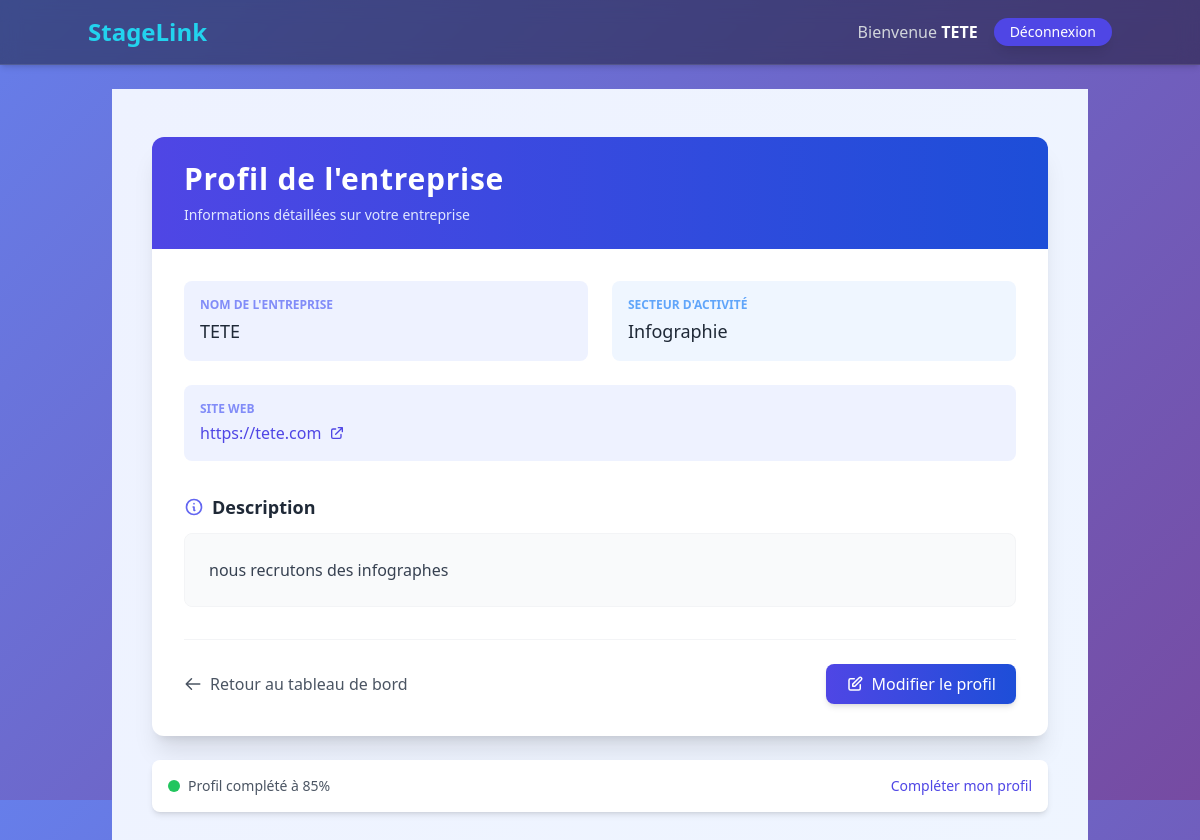
The page /entreprise/profil/ (signed in) on the database its author committed.
### accounts/models.py (models this page shows, shortened)
class CustomUser(AbstractBaseUser, PermissionsMixin):
    email = models.EmailField(unique=True)
    username = models.CharField(max_length=255, unique=True)
    user_type = models.CharField(
        max_length=20,
        choices=[('etudiant', 'Étudiant'), ('entreprise', 'Entreprise')],
        default='etudiant'
    )
    is_active = models.BooleanField(default=True)
    is_staff = models.BooleanField(default=False)
    objects = CustomUserManager()
    USERNAME_FIELD = 'email'
    REQUIRED_FIELDS = ['username']

### entreprises/models.py (models this page shows, shortened)
class Entreprise(models.Model):
    user = models.OneToOneField(CustomUser, on_delete=models.CASCADE)
    nom_entreprise = models.CharField(max_length=255)
    secteur_activite = models.CharField(max_length=255)
    site_web = models.URLField(blank=True)
    description = models.TextField(blank=True)

### entreprises/views.py (the view)
# urls.py: path('profil/', views.voir_profil_entreprise, name='profil_entreprise'),
@login_required
def voir_profil_entreprise(request):
    entreprise = get_object_or_404(Entreprise, user=request.user)
    return render(request, 'entreprises/voir_profil_entreprise.html', {'entreprise': entreprise})

### entreprises/templates/entreprises/voir_profil_entreprise.html (shortened to what this page needs)
{% extends 'base.html' %}
{% block content %}
<div class="min-h-screen bg-gradient-to-br from-indigo-50 to-blue-50 py-12">
  <div class="max-w-4xl mx-auto">
    <div class="bg-white rounded-xl shadow-xl overflow-hidden transition-all duration-300 hover:shadow-2xl">
      <div class="bg-gradient-to-r from-indigo-600 to-blue-700 px-8 py-6">
        <h2 class="text-3xl font-bold text-white mb-2 tracking-wide">Profil de l'entreprise</h2>
        <p class="text-indigo-100 text-sm">Informations détaillées sur votre entreprise</p>
      </div>
      <div class="p-8">
        <div class="grid grid-cols-1 md:grid-cols-4 gap-6 mb-8">
          <div class="col-span-2 bg-indigo-50 rounded-lg p-4 transform transition hover:scale-102 duration-200">
            <p class="text-xs uppercase text-indigo-400 font-semibold mb-1">Nom de l'entreprise</p>
            <p class="text-lg font-medium text-gray-800">{{ entreprise.nom_entreprise }}</p>
          </div>
          <div class="col-span-2 bg-blue-50 rounded-lg p-4 transform transition hover:scale-102 duration-200">
            <p class="text-xs uppercase text-blue-400 font-semibold mb-1">Secteur d'activité</p>
            <p class="text-lg font-medium text-gray-800">{{ entreprise.secteur_activite }}</p>
          </div>
          <div class="col-span-full bg-indigo-50 rounded-lg p-4 transform transition hover:scale-102 duration-200">
            <p class="text-xs uppercase text-indigo-400 font-semibold mb-1">Site web</p>
            <div>
              {% if entreprise.site_web %}
                <a href="{{ entreprise.site_web }}" target="_blank" class="text-indigo-600 hover:text-indigo-800 flex items-center group">
                  <span class="mr-2">{{ entreprise.site_web }}</span>
                </a>
              {% else %}
                <span class="text-gray-500 italic">Non renseigné</span>
              {% endif %}
            </div>
          </div>
        </div>
        <div class="mb-8">
          <h3 class="text-lg font-semibold text-gray-800 mb-3 flex items-center">
            <svg xmlns="http://www.w3.org/2000/svg" width="20" height="20" fill="none" viewBox="0 0 24 24" stroke="currentColor" class="text-indigo-500 mr-2">
              <path stroke-linecap="round" stroke-linejoin="round" stroke-width="2" d="M13 16h-1v-4h-1m1-4h.01M21 12a9 9 0 11-18 0 9 9 0 0118 0z" />
            </svg>
            Description
          </h3>
          <div class="bg-gray-50 rounded-lg p-6 border border-gray-100">
            <div class="prose text-gray-700">
              {{ entreprise.description|linebreaks }}
            </div>
          </div>
        </div>
        <div class="flex flex-wrap justify-between items-center mt-8 border-t border-gray-100 pt-6">
          <a href="{% url 'tableau_de_bord_entreprise' %}" class="flex items-center text-gray-600 hover:text-indigo-600 transition-colors group mb-4 md:mb-0">
            <svg xmlns="http://www.w3.org/2000/svg" width="18" height="18" fill="none" viewBox="0 0 24 24" stroke="currentColor" class="mr-2 transform transition-transform group-hover:-translate-x-1">
              <path stroke-linecap="round" stroke-linejoin="round" stroke-width="2" d="M10 19l-7-7m0 0l7-7m-7 7h18" />
            </svg>
            Retour au tableau de bord
          </a>
          <a href="{% url 'modifier_profil_entreprise' %}" class="flex items-center bg-gradient-to-r from-indigo-600 to-blue-700 text-white px-5 py-2 rounded-lg hover:from-indigo-700 hover:to-blue-800 transition-all shadow-md hover:shadow-lg transform hover:-translate-y-1">
            Modifier le profil
          </a>
        </div>
      </div>
    </div>
    <div class="mt-6 bg-white rounded-lg shadow-md p-4 flex items-center justify-between text-sm animate-fade-in">
      <div class="flex items-center">
        <div class="w-3 h-3 bg-green-500 rounded-full mr-2"></div>
        <span class="text-gray-600">Profil complété à 85%</span>
      </div>
      <a href="{% url 'modifier_profil_entreprise' %}" class="text-indigo-600 hover:text-indigo-800">Compléter mon profil</a>
    </div>
  </div>
</div>
{% endblock %}

### templates/base.html (shortened to what this page needs)
<!DOCTYPE html>
<html lang="fr">
<head>
    <script src="https://cdn.tailwindcss.com"></script>
</head>
<body class="min-h-screen flex flex-col" style="background: linear-gradient(135deg, #667eea 0%, #764ba2 100%);">
    {% load widget_tweaks %}
    <nav class="p-4 shadow-md" style="background: rgba(0, 0, 0, 0.4); backdrop-filter: blur(10px); -webkit-backdrop-filter: blur(10px); border-bottom: 1px solid rgba(255, 255, 255, 0.1);">
        <div class="container mx-auto flex justify-between items-center">
            <a href="#" class="text-2xl font-bold text-cyan-400 hover:text-cyan-300 transition">
                StageLink
            </a>
            <div class="flex items-center space-x-4">
                {% if user.is_authenticated %}
                    <span class="text-gray-300">Bienvenue <strong class="text-white">{{ user.username }}</strong></span>
                    <form method="post" action="{% url 'logout' %}" class="inline">
                        <button type="submit" class="bg-indigo-600 hover:bg-indigo-700 text-white px-4 py-1 rounded-full text-sm transition shadow-lg hover:shadow-xl">
                            Déconnexion
                        </button>
                    </form>
                {% endif %}
            </div>
        </div>
    </nav>
    <main class="flex-grow container mx-auto p-6">
        {% block content %}
        {% endblock %}
    </main>
</body>
</html>

### entreprises/templates/entreprises/voir_profil_entreprise.html (style rules this page uses)
.animate-fade-in { animation: fadeIn 0.6s ease-out forwards; }

### rows shown on the page
CustomUser: username "TETE"
Entreprise: nom_entreprise "TETE", secteur_activite "Infographie", site_web "https://tete.com", description "nous recrutons des infographes"
